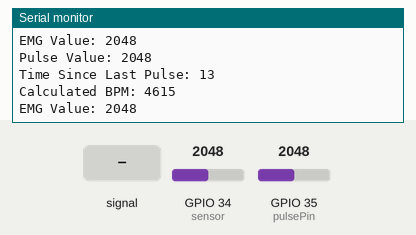
The sketch below on a simulated ESP32. Parts: the last lines printed to the serial monitor. The inputs (shaded band) are chosen by the test bench; at power-on: GPIO 34 (sensor) = 2048, GPIO 35 (pulsePin) = 2048. WiFi joins after 1.5 s; servers stay silent unless stated.

Above: at 3.2 s.
3.3 s: GPIO 35 (pulsePin) fed a 200 Hz sine of ±327 counts around its level
4.8 s: GPIO 34 (sensor) set to 2866
At 5.5 s:
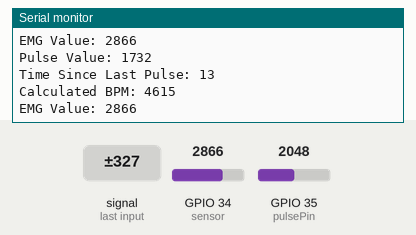
6.3 s: GPIO 35 (pulsePin) set to 2866
At 7.2 s:
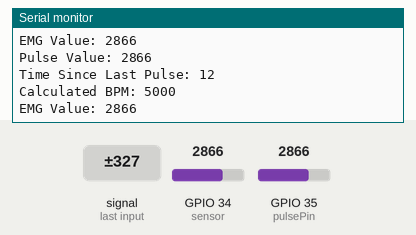
7.8 s: GPIO 35 (pulsePin) fed a 1000 Hz sine of ±1023 counts around its level
9.3 s: GPIO 34 (sensor) set to 3603
Timing chart, 0 to 9.6 s (numbered marks = the images above; inputs shaded):
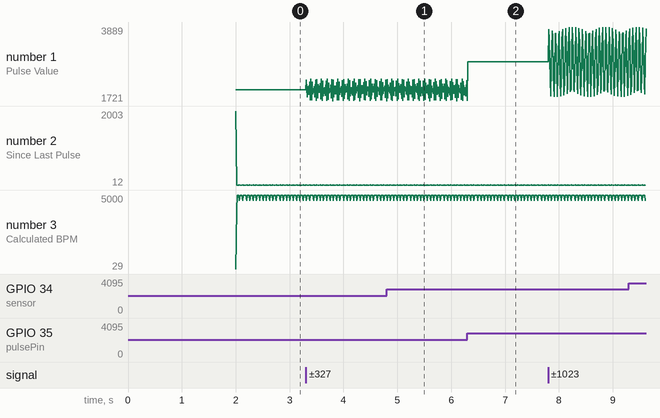

Measured:
- plotted number 1: 2048 → 1721 after the input at 3.3 s

The sketch:

code.ino
```cpp
#include <WiFi.h>
#include <HTTPClient.h>

const char* ssid = "$ujith";
const char* password = "000000000";
const char* serverName = "http://192.168.142.173:3000/data"; // Update this to your server's IP and endpoint

const int pulsePin = 35; // GPIO 35 for the pulse sensor
int threshold = 100;     // Adjust based on your sensor's output

unsigned long lastPulseTime = 0; // Timestamp of the last detected pulse
int beatsPerMinute = 0;          // Calculated BPM value

void setup() {
  Serial.begin(115200);
  WiFi.begin(ssid, password);

  while (WiFi.status() != WL_CONNECTED) {
    delay(1000);
    Serial.println("Connecting to WiFi...");
  }

  Serial.println("Connected to WiFi");
  pinMode(pulsePin, INPUT);
}

void loop() {
  if (WiFi.status() == WL_CONNECTED) {
    int pulseValue = analogRead(pulsePin);
    int emgValue = analogRead(34); // Read EMG sensor value regardless of pulse detection

    if (pulseValue > threshold || emgValue > 0) {
      unsigned long currentTime = millis();

      // Calculate interval since last pulse
      unsigned long timeSinceLastPulse = currentTime - lastPulseTime;

      // Only update BPM if a pulse is detected
      if (pulseValue > threshold) {
        // Calculate BPM based on the interval between pulses
        beatsPerMinute = 60000.0 / ((float)timeSinceLastPulse); // 60000 ms in a minute

        Serial.print("Pulse Value: ");
        Serial.println(pulseValue);
        Serial.print("Time Since Last Pulse: ");
        Serial.println(timeSinceLastPulse);
        Serial.print("Calculated BPM: ");
        Serial.println(beatsPerMinute);
        Serial.print("EMG Value: ");
        Serial.println(emgValue);

        // Update last pulse time
        lastPulseTime = currentTime;

        // Check if BPM is within the range of 60 to 90
        if (beatsPerMinute >= 60 && beatsPerMinute <= 90) {
          HTTPClient http;
          http.begin(serverName);
          http.addHeader("Content-Type", "application/json");

          // Include the 'port' field in your JSON payload
          String postData = "{\"port\": 1, \"emg\": " + String(emgValue) + ", \"bpm\": " + String(beatsPerMinute) + "}";
          int httpResponseCode = http.POST(postData);

          if (httpResponseCode > 0) {
            String response = http.getString();
            Serial.print("HTTP Response code: ");
            Serial.println(httpResponseCode);
            Serial.print("Response: ");
            Serial.println(response);
          } else {
            Serial.print("Error on sending POST: ");
            Serial.println(httpResponseCode);
          }
          http.end();
        }
      }
    } else {
      Serial.println("Pulse not detected");
    }
  } else {
    Serial.println("WiFi Disconnected");
  }

  delay(10); // Send data every 0.5 seconds (adjust as needed)
}
```
